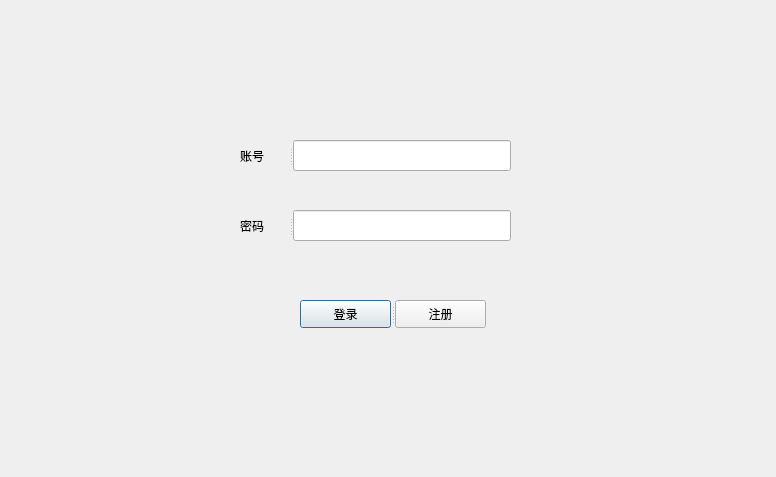
<?xml version="1.0" encoding="UTF-8"?>
<ui version="4.0">
 <class>Dialog</class>
 <widget class="QDialog" name="Dialog">
  <property name="geometry">
   <rect>
    <x>0</x>
    <y>0</y>
    <width>776</width>
    <height>477</height>
   </rect>
  </property>
  <property name="windowTitle">
   <string>Dialog</string>
  </property>
  <widget class="QSplitter" name="splitter">
   <property name="geometry">
    <rect>
     <x>300</x>
     <y>300</y>
     <width>186</width>
     <height>28</height>
    </rect>
   </property>
   <property name="orientation">
    <enum>Qt::Horizontal</enum>
   </property>
   <widget class="QPushButton" name="pushButton">
    <property name="text">
     <string>登录</string>
    </property>
   </widget>
   <widget class="QPushButton" name="pushButton_2">
    <property name="text">
     <string>注册</string>
    </property>
   </widget>
  </widget>
  <widget class="QSplitter" name="splitter_2">
   <property name="geometry">
    <rect>
     <x>240</x>
     <y>210</y>
     <width>271</width>
     <height>31</height>
    </rect>
   </property>
   <property name="orientation">
    <enum>Qt::Horizontal</enum>
   </property>
   <widget class="QLabel" name="label_2">
    <property name="text">
     <string>密码</string>
    </property>
   </widget>
   <widget class="QLineEdit" name="lineEdit_2"/>
  </widget>
  <widget class="QSplitter" name="splitter_3">
   <property name="geometry">
    <rect>
     <x>240</x>
     <y>140</y>
     <width>271</width>
     <height>31</height>
    </rect>
   </property>
   <property name="orientation">
    <enum>Qt::Horizontal</enum>
   </property>
   <widget class="QLabel" name="label">
    <property name="text">
     <string>账号</string>
    </property>
   </widget>
   <widget class="QLineEdit" name="lineEdit"/>
  </widget>
 </widget>
 <resources/>
 <connections/>
</ui>
